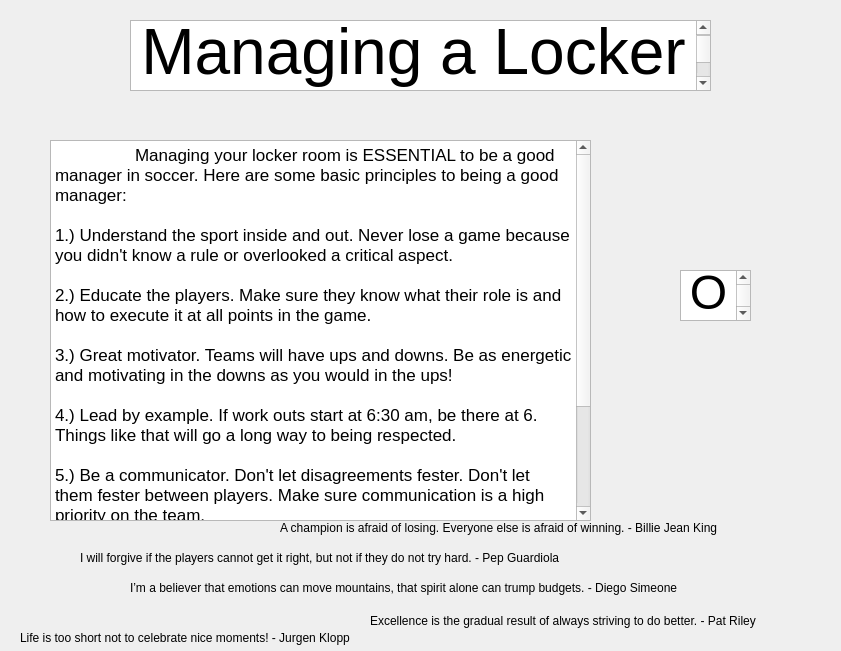
<?xml version="1.0" encoding="UTF-8"?>
<ui version="4.0">
 <class>LockerRoom</class>
 <widget class="QWidget" name="LockerRoom">
  <property name="geometry">
   <rect>
    <x>0</x>
    <y>0</y>
    <width>841</width>
    <height>651</height>
   </rect>
  </property>
  <property name="windowTitle">
   <string>Form</string>
  </property>
  <widget class="QTextBrowser" name="textBrowser">
   <property name="geometry">
    <rect>
     <x>130</x>
     <y>20</y>
     <width>581</width>
     <height>71</height>
    </rect>
   </property>
   <property name="html">
    <string>&lt;!DOCTYPE HTML PUBLIC &quot;-//W3C//DTD HTML 4.0//EN&quot; &quot;http://www.w3.org/TR/REC-html40/strict.dtd&quot;&gt;
&lt;html&gt;&lt;head&gt;&lt;meta name=&quot;qrichtext&quot; content=&quot;1&quot; /&gt;&lt;meta charset=&quot;utf-8&quot; /&gt;&lt;style type=&quot;text/css&quot;&gt;
p, li { white-space: pre-wrap; }
hr { height: 1px; border-width: 0; }
li.unchecked::marker { content: &quot;\2610&quot;; }
li.checked::marker { content: &quot;\2612&quot;; }
&lt;/style&gt;&lt;/head&gt;&lt;body style=&quot; font-family:'.AppleSystemUIFont'; font-size:13pt; font-weight:400; font-style:normal;&quot;&gt;
&lt;p align=&quot;center&quot; style=&quot; margin-top:0px; margin-bottom:0px; margin-left:0px; margin-right:0px; -qt-block-indent:0; text-indent:0px;&quot;&gt;&lt;span style=&quot; font-size:48pt;&quot;&gt;Managing a Locker Room&lt;/span&gt;&lt;/p&gt;
&lt;p align=&quot;center&quot; style=&quot;-qt-paragraph-type:empty; margin-top:0px; margin-bottom:0px; margin-left:0px; margin-right:0px; -qt-block-indent:0; text-indent:0px;&quot;&gt;&lt;br /&gt;&lt;/p&gt;&lt;/body&gt;&lt;/html&gt;</string>
   </property>
  </widget>
  <widget class="QLabel" name="label">
   <property name="geometry">
    <rect>
     <x>600</x>
     <y>110</y>
     <width>231</width>
     <height>131</height>
    </rect>
   </property>
   <property name="text">
    <string/>
   </property>
   <property name="pixmap">
    <pixmap resource="Resources.qrc">:/new/prefix1/frustratedPlayer.jpg</pixmap>
   </property>
   <property name="scaledContents">
    <bool>true</bool>
   </property>
  </widget>
  <widget class="QTextBrowser" name="textBrowser_2">
   <property name="geometry">
    <rect>
     <x>50</x>
     <y>140</y>
     <width>541</width>
     <height>381</height>
    </rect>
   </property>
   <property name="html">
    <string>&lt;!DOCTYPE HTML PUBLIC &quot;-//W3C//DTD HTML 4.0//EN&quot; &quot;http://www.w3.org/TR/REC-html40/strict.dtd&quot;&gt;
&lt;html&gt;&lt;head&gt;&lt;meta name=&quot;qrichtext&quot; content=&quot;1&quot; /&gt;&lt;meta charset=&quot;utf-8&quot; /&gt;&lt;style type=&quot;text/css&quot;&gt;
p, li { white-space: pre-wrap; }
hr { height: 1px; border-width: 0; }
li.unchecked::marker { content: &quot;\2610&quot;; }
li.checked::marker { content: &quot;\2612&quot;; }
&lt;/style&gt;&lt;/head&gt;&lt;body style=&quot; font-family:'.AppleSystemUIFont'; font-size:13pt; font-weight:400; font-style:normal;&quot;&gt;
&lt;p style=&quot; margin-top:0px; margin-bottom:0px; margin-left:0px; margin-right:0px; -qt-block-indent:0; text-indent:0px;&quot;&gt;	Managing your locker room is ESSENTIAL to be a good manager in soccer. Here are some basic principles to being a good manager:&lt;/p&gt;
&lt;p style=&quot;-qt-paragraph-type:empty; margin-top:0px; margin-bottom:0px; margin-left:0px; margin-right:0px; -qt-block-indent:0; text-indent:0px;&quot;&gt;&lt;br /&gt;&lt;/p&gt;
&lt;p style=&quot; margin-top:0px; margin-bottom:0px; margin-left:0px; margin-right:0px; -qt-block-indent:0; text-indent:0px;&quot;&gt;1.) Understand the sport inside and out. Never lose a game because you didn't know a rule or overlooked a critical aspect. &lt;/p&gt;
&lt;p style=&quot;-qt-paragraph-type:empty; margin-top:0px; margin-bottom:0px; margin-left:0px; margin-right:0px; -qt-block-indent:0; text-indent:0px;&quot;&gt;&lt;br /&gt;&lt;/p&gt;
&lt;p style=&quot; margin-top:0px; margin-bottom:0px; margin-left:0px; margin-right:0px; -qt-block-indent:0; text-indent:0px;&quot;&gt;2.) Educate the players. Make sure they know what their role is and how to execute it at all points in the game. &lt;/p&gt;
&lt;p style=&quot;-qt-paragraph-type:empty; margin-top:0px; margin-bottom:0px; margin-left:0px; margin-right:0px; -qt-block-indent:0; text-indent:0px;&quot;&gt;&lt;br /&gt;&lt;/p&gt;
&lt;p style=&quot; margin-top:0px; margin-bottom:0px; margin-left:0px; margin-right:0px; -qt-block-indent:0; text-indent:0px;&quot;&gt;3.) Great motivator. Teams will have ups and downs. Be as energetic and motivating in the downs as you would in the ups!&lt;/p&gt;
&lt;p style=&quot;-qt-paragraph-type:empty; margin-top:0px; margin-bottom:0px; margin-left:0px; margin-right:0px; -qt-block-indent:0; text-indent:0px;&quot;&gt;&lt;br /&gt;&lt;/p&gt;
&lt;p style=&quot; margin-top:0px; margin-bottom:0px; margin-left:0px; margin-right:0px; -qt-block-indent:0; text-indent:0px;&quot;&gt;4.) Lead by example. If work outs start at 6:30 am, be there at 6. Things like that will go a long way to being respected.&lt;/p&gt;
&lt;p style=&quot;-qt-paragraph-type:empty; margin-top:0px; margin-bottom:0px; margin-left:0px; margin-right:0px; -qt-block-indent:0; text-indent:0px;&quot;&gt;&lt;br /&gt;&lt;/p&gt;
&lt;p style=&quot; margin-top:0px; margin-bottom:0px; margin-left:0px; margin-right:0px; -qt-block-indent:0; text-indent:0px;&quot;&gt;5.) Be a communicator. Don't let disagreements fester. Don't let them fester between players. Make sure communication is a high priority on the team.&lt;/p&gt;
&lt;p style=&quot;-qt-paragraph-type:empty; margin-top:0px; margin-bottom:0px; margin-left:0px; margin-right:0px; -qt-block-indent:0; text-indent:0px;&quot;&gt;&lt;br /&gt;&lt;/p&gt;
&lt;p style=&quot; margin-top:0px; margin-bottom:0px; margin-left:0px; margin-right:0px; -qt-block-indent:0; text-indent:0px;&quot;&gt;6.) Support the player leaders of the team. They are on the field and can direct your coaching better than you can on the sideline.&lt;/p&gt;
&lt;p style=&quot;-qt-paragraph-type:empty; margin-top:0px; margin-bottom:0px; margin-left:0px; margin-right:0px; -qt-block-indent:0; text-indent:0px;&quot;&gt;&lt;br /&gt;&lt;/p&gt;
&lt;p style=&quot; margin-top:0px; margin-bottom:0px; margin-left:0px; margin-right:0px; -qt-block-indent:0; text-indent:0px;&quot;&gt;7.) Bring a winning attitude. Most of the game is mental, and make sure your team has a winning mentality before, during, and after every match.&lt;/p&gt;&lt;/body&gt;&lt;/html&gt;</string>
   </property>
  </widget>
  <widget class="QLabel" name="label_2">
   <property name="geometry">
    <rect>
     <x>280</x>
     <y>520</y>
     <width>491</width>
     <height>16</height>
    </rect>
   </property>
   <property name="text">
    <string>A champion is afraid of losing. Everyone else is afraid of winning. - Billie Jean King</string>
   </property>
  </widget>
  <widget class="QLabel" name="label_3">
   <property name="geometry">
    <rect>
     <x>370</x>
     <y>600</y>
     <width>441</width>
     <height>41</height>
    </rect>
   </property>
   <property name="text">
    <string>Excellence is the gradual result of always striving to do better. - Pat Riley</string>
   </property>
  </widget>
  <widget class="QLabel" name="label_4">
   <property name="geometry">
    <rect>
     <x>80</x>
     <y>550</y>
     <width>561</width>
     <height>16</height>
    </rect>
   </property>
   <property name="text">
    <string>I will forgive if the players cannot get it right, but not if they do not try hard. - Pep Guardiola</string>
   </property>
  </widget>
  <widget class="QLabel" name="label_5">
   <property name="geometry">
    <rect>
     <x>130</x>
     <y>580</y>
     <width>631</width>
     <height>16</height>
    </rect>
   </property>
   <property name="text">
    <string>I’m a believer that emotions can move mountains, that spirit alone can trump budgets. - Diego Simeone</string>
   </property>
  </widget>
  <widget class="QLabel" name="label_6">
   <property name="geometry">
    <rect>
     <x>20</x>
     <y>630</y>
     <width>391</width>
     <height>16</height>
    </rect>
   </property>
   <property name="text">
    <string>Life is too short not to celebrate nice moments! - Jurgen Klopp</string>
   </property>
  </widget>
  <widget class="QTextBrowser" name="textBrowser_3">
   <property name="geometry">
    <rect>
     <x>680</x>
     <y>270</y>
     <width>71</width>
     <height>51</height>
    </rect>
   </property>
   <property name="html">
    <string>&lt;!DOCTYPE HTML PUBLIC &quot;-//W3C//DTD HTML 4.0//EN&quot; &quot;http://www.w3.org/TR/REC-html40/strict.dtd&quot;&gt;
&lt;html&gt;&lt;head&gt;&lt;meta name=&quot;qrichtext&quot; content=&quot;1&quot; /&gt;&lt;meta charset=&quot;utf-8&quot; /&gt;&lt;style type=&quot;text/css&quot;&gt;
p, li { white-space: pre-wrap; }
hr { height: 1px; border-width: 0; }
li.unchecked::marker { content: &quot;\2610&quot;; }
li.checked::marker { content: &quot;\2612&quot;; }
&lt;/style&gt;&lt;/head&gt;&lt;body style=&quot; font-family:'.AppleSystemUIFont'; font-size:13pt; font-weight:400; font-style:normal;&quot;&gt;
&lt;p align=&quot;center&quot; style=&quot; margin-top:0px; margin-bottom:0px; margin-left:0px; margin-right:0px; -qt-block-indent:0; text-indent:0px;&quot;&gt;&lt;span style=&quot; font-size:36pt;&quot;&gt;OR&lt;/span&gt;&lt;/p&gt;&lt;/body&gt;&lt;/html&gt;</string>
   </property>
  </widget>
  <widget class="QLabel" name="label_7">
   <property name="geometry">
    <rect>
     <x>600</x>
     <y>350</y>
     <width>231</width>
     <height>141</height>
    </rect>
   </property>
   <property name="text">
    <string/>
   </property>
   <property name="pixmap">
    <pixmap resource="Resources.qrc">:/new/prefix1/celebratingPlayers.jpg</pixmap>
   </property>
   <property name="scaledContents">
    <bool>true</bool>
   </property>
  </widget>
 </widget>
 <resources>
  <include location="Resources.qrc"/>
 </resources>
 <connections/>
</ui>
